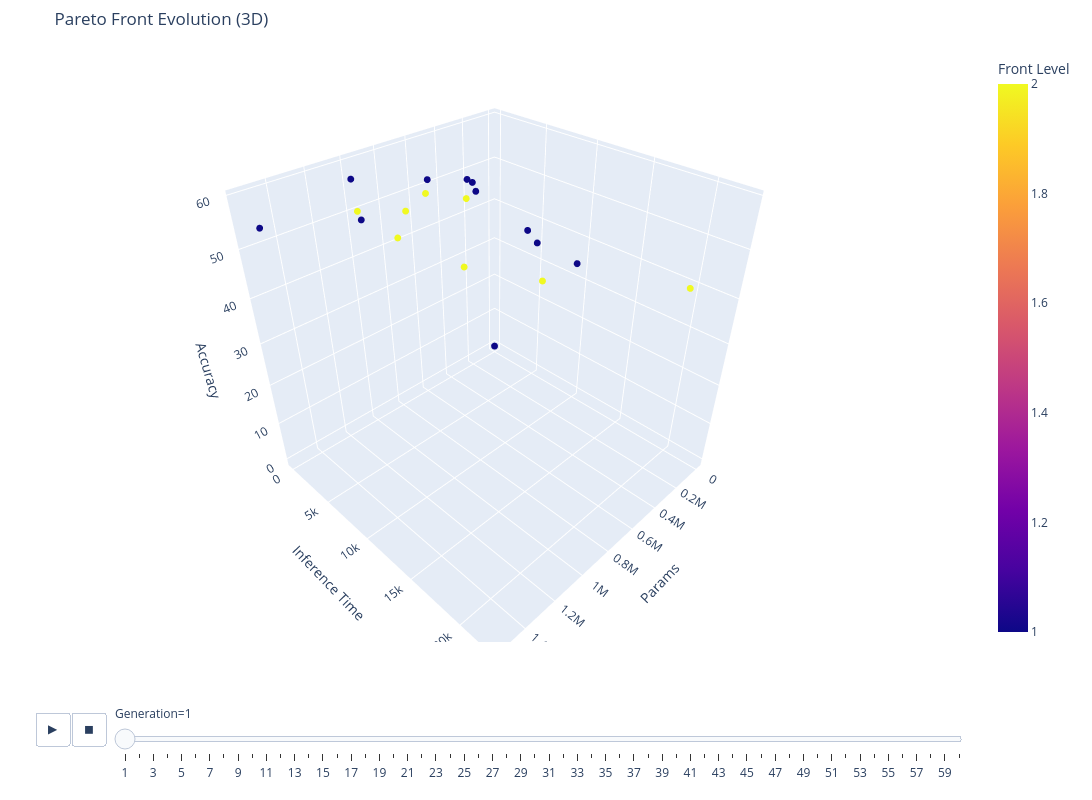

This figure's notebook cell:
### Code cell
# To show 3D animation:
plot_pareto_evolution(history, dims="3d",
                    x="params", y="inference_time", z="accuracy")

### Figure 1 — Plotly figure (JSON) as saved in the notebook; plotly's stock layout.template omitted (floating-point values rounded to 4 significant figures)
{"data": [{"hovertemplate": "Generation=1<br>Params=%{x}<br>Inference Time=%{y}<br>Accuracy=%{z}<br>Front Level=%{marker.color}<extra></extra>", "legendgroup": "", "marker": {"color": [1, 1, 1, 1, 1, 1, 1, 1, 1, 1, 1, 1, 2, 2, 2, 2, 2, 2, 2, 2], "coloraxis": "coloraxis", "size": 4, "symbol": "circle"}, "mode": "markers", "name": "", "scene": "scene", "showlegend": false, "type": "scatter3d", "x": [880800.0, 839300.0, 1069000.0, 592700.0, 1020000.0, 319200.0, 236300.0, 749600.0, 270900.0, 1545000.0, 0.0, 0.0, 1148000.0, 1102000.0, 1109000.0, 1039000.0, 628900.0, 356100.0, 330000.0, 757400.0], "y": [16330.0, 18880.0, 1848.0, 1485.0, 1473.0, 1564.0, 1274.0, 13820.0, 1424.0, 1486.0, 0.0, 0.0, 8100.0, 13480.0, 19700.0, 1524.0, 1827.0, 22460.0, 1590.0, 1674.0], "z": [57.6, 56.0, 59.0, 53.4, 50.2, 50.5, 46.7, 55.7, 49.2, 55.4, 0.0, 0.0, 54.4, 53.8, 58.1, 52.2, 51.2, 47.9, 46.4, 48.9]}], "layout": {"coloraxis": {"colorbar": {"title": {"text": "Front Level"}}, "colorscale": [[0, "#0d0887"], [0.1111, "#46039f"], [0.2222, "#7201a8"], [0.3333, "#9c179e"], [0.4444, "#bd3786"], [0.5556, "#d8576b"], [0.6667, "#ed7953"], [0.7778, "#fb9f3a"], [0.8889, "#fdca26"], [1, "#f0f921"]]}, "height": 800, "legend": {"tracegroupgap": 0}, "margin": {"b": 20, "l": 20, "r": 20, "t": 50}, "scene": {"domain": {"x": [0, 1], "y": [0, 1]}, "xaxis": {"title": {"text": "Params"}}, "yaxis": {"title": {"text": "Inference Time"}}, "zaxis": {"title": {"text": "Accuracy"}}}, "sliders": [{"active": 0, "currentvalue": {"prefix": "Generation="}, "len": 0.9, "pad": {"b": 10, "t": 60}, "steps": [{"args": [["1"], {"frame": {"duration": 0, "redraw": true}, "fromcurrent": true, "mode": "immediate", "transition": {"duration": 0, "easing": "linear"}}], "label": "1", "method": "animate"}, {"args": [["2"], {"frame": {"duration": 0, "redraw": true}, "fromcurrent": true, "mode": "immediate", "transition": {"duration": 0, "easing": "linear"}}], "label": "2", "method": "animate"}, {"args": [["3"], {"frame": {"duration": 0, "redraw": true}, "fromcurrent": true, "mode": "immediate", "transition": {"duration": 0, "easing": "linear"}}], "label": "3", "method": "animate"}, {"args": [["4"], {"frame": {"duration": 0, "redraw": true}, "fromcurrent": true, "mode": "immediate", "transition": {"duration": 0, "easing": "linear"}}], "label": "4", "method": "animate"}, {"args": [["5"], {"frame": {"duration": 0, "redraw": true}, "fromcurrent": true, "mode": "immediate", "transition": {"duration": 0, "easing": "linear"}}], "label": "5", "method": "animate"}, {"args": [["6"], {"frame": {"duration": 0, "redraw": true}, "fromcurrent": true, "mode": "immediate", "transition": {"duration": 0, "easing": "linear"}}], "label": "6", "method": "animate"}, {"args": [["7"], {"frame": {"duration": 0, "redraw": true}, "fromcurrent": true, "mode": "immediate", "transition": {"duration": 0, "easing": "linear"}}], "label": "7", "method": "animate"}, {"args": [["8"], {"frame": {"duration": 0, "redraw": true}, "fromcurrent": true, "mode": "immediate", "transition": {"duration": 0, "easing": "linear"}}], "label": "8", "method": "animate"}, {"args": [["9"], {"frame": {"duration": 0, "redraw": true}, "fromcurrent": true, "mode": "immediate", "transition": {"duration": 0, "easing": "linear"}}], "label": "9", "method": "animate"}, {"args": [["10"], {"frame": {"duration": 0, "redraw": true}, "fromcurrent": true, "mode": "immediate", "transition": {"duration": 0, "easing": "linear"}}], "label": "10", "method": "animate"}, {"args": [["11"], {"frame": {"duration": 0, "redraw": true}, "fromcurrent": true, "mode": "immediate", "transition": {"duration": 0, "easing": "linear"}}], "label": "11", "method": "animate"}, {"args": [["12"], {"frame": {"duration": 0, "redraw": true}, "fromcurrent": true, "mode": "immediate", "transition": {"duration": 0, "easing": "linear"}}], "label": "12", "method": "animate"}, {"args": [["13"], {"frame": {"duration": 0, "redraw": true}, "fromcurrent": true, "mode": "immediate", "transition": {"duration": 0, "easing": "linear"}}], "label": "13", "method": "animate"}, {"args": [["14"], {"frame": {"duration": 0, "redraw": true}, "fromcurrent": true, "mode": "immediate", "transition": {"duration": 0, "easing": "linear"}}], "label": "14", "method": "animate"}, {"args": [["15"], {"frame": {"duration": 0, "redraw": true}, "fromcurrent": true, "mode": "immediate", "transition": {"duration": 0, "easing": "linear"}}], "label": "15", "method": "animate"}, {"args": [["16"], {"frame": {"duration": 0, "redraw": true}, "fromcurrent": true, "mode": "immediate", "transition": {"duration": 0, "easing": "linear"}}], "label": "16", "method": "animate"}, {"args": [["17"], {"frame": {"duration": 0, "redraw": true}, "fromcurrent": true, "mode": "immediate", "transition": {"duration": 0, "easing": "linear"}}], "label": "17", "method": "animate"}, {"args": [["18"], {"frame": {"duration": 0, "redraw": true}, "fromcurrent": true, "mode": "immediate", "transition": {"duration": 0, "easing": "linear"}}], "label": "18", "method": "animate"}, {"args": [["19"], {"frame": {"duration": 0, "redraw": true}, "fromcurrent": true, "mode": "immediate", "transition": {"duration": 0, "easing": "linear"}}], "label": "19", "method": "animate"}, {"args": [["20"], {"frame": {"duration": 0, "redraw": true}, "fromcurrent": true, "mode": "immediate", "transition": {"duration": 0, "easing": "linear"}}], "label": "20", "method": "animate"}, {"args": [["21"], {"frame": {"duration": 0, "redraw": true}, "fromcurrent": true, "mode": "immediate", "transition": {"duration": 0, "easing": "linear"}}], "label": "21", "method": "animate"}, {"args": [["22"], {"frame": {"duration": 0, "redraw": true}, "fromcurrent": true, "mode": "immediate", "transition": {"duration": 0, "easing": "linear"}}], "label": "22", "method": "animate"}, {"args": [["23"], {"frame": {"duration": 0, "redraw": true}, "fromcurrent": true, "mode": "immediate", "transition": {"duration": 0, "easing": "linear"}}], "label": "23", "method": "animate"}, {"args": [["24"], {"frame": {"duration": 0, "redraw": true}, "fromcurrent": true, "mode": "immediate", "transition": {"duration": 0, "easing": "linear"}}], "label": "24", "method": "animate"}, {"args": [["25"], {"frame": {"duration": 0, "redraw": true}, "fromcurrent": true, "mode": "immediate", "transition": {"duration": 0, "easing": "linear"}}], "label": "25", "method": "animate"}, {"args": [["26"], {"frame": {"duration": 0, "redraw": true}, "fromcurrent": true, "mode": "immediate", "transition": {"duration": 0, "easing": "linear"}}], "label": "26", "method": "animate"}, {"args": [["27"], {"frame": {"duration": 0, "redraw": true}, "fromcurrent": true, "mode": "immediate", "transition": {"duration": 0, "easing": "linear"}}], "label": "27", "method": "animate"}, {"args": [["28"], {"frame": {"duration": 0, "redraw": true}, "fromcurrent": true, "mode": "immediate", "transition": {"duration": 0, "easing": "linear"}}], "label": "28", "method": "animate"}, {"args": [["29"], {"frame": {"duration": 0, "redraw": true}, "fromcurrent": true, "mode": "immediate", "transition": {"duration": 0, "easing": "linear"}}], "label": "29", "method": "animate"}, {"args": [["30"], {"frame": {"duration": 0, "redraw": true}, "fromcurrent": true, "mode": "immediate", "transition": {"duration": 0, "easing": "linear"}}], "label": "30", "method": "animate"}, {"args": [["31"], {"frame": {"duration": 0, "redraw": true}, "fromcurrent": true, "mode": "immediate", "transition": {"duration": 0, "easing": "linear"}}], "label": "31", "method": "animate"}, {"args": [["32"], {"frame": {"duration": 0, "redraw": true}, "fromcurrent": true, "mode": "immediate", "transition": {"duration": 0, "easing": "linear"}}], "label": "32", "method": "animate"}, {"args": [["33"], {"frame": {"duration": 0, "redraw": true}, "fromcurrent": true, "mode": "immediate", "transition": {"duration": 0, "easing": "linear"}}], "label": "33", "method": "animate"}, {"args": [["34"], {"frame": {"duration": 0, "redraw": true}, "fromcurrent": true, "mode": "immediate", "transition": {"duration": 0, "easing": "linear"}}], "label": "34", "method": "animate"}, {"args": [["35"], {"frame": {"duration": 0, "redraw": true}, "fromcurrent": true, "mode": "immediate", "transition": {"duration": 0, "easing": "linear"}}], "label": "35", "method": "animate"}, {"args": [["36"], {"frame": {"duration": 0, "redraw": true}, "fromcurrent": true, "mode": "immediate", "transition": {"duration": 0, "easing": "linear"}}], "label": "36", "method": "animate"}, {"args": [["37"], {"frame": {"duration": 0, "redraw": true}, "fromcurrent": true, "mode": "immediate", "transition": {"duration": 0, "easing": "linear"}}], "label": "37", "method": "animate"}, {"args": [["38"], {"frame": {"duration": 0, "redraw": true}, "fromcurrent": true, "mode": "immediate", "transition": {"duration": 0, "easing": "linear"}}], "label": "38", "method": "animate"}, {"args": [["39"], {"frame": {"duration": 0, "redraw": true}, "fromcurrent": true, "mode": "immediate", "transition": {"duration": 0, "easing": "linear"}}], "label": "39", "method": "animate"}, {"args": [["40"], {"frame": {"duration": 0, "redraw": true}, "fromcurrent": true, "mode": "immediate", "transition": {"duration": 0, "easing": "linear"}}], "label": "40", "method": "animate"}, {"args": [["41"], {"frame": {"duration": 0, "redraw": true}, "fromcurrent": true, "mode": "immediate", "transition": {"duration": 0, "easing": "linear"}}], "label": "41", "method": "animate"}, {"args": [["42"], {"frame": {"duration": 0, "redraw": true}, "fromcurrent": true, "mode": "immediate", "transition": {"duration": 0, "easing": "linear"}}], "label": "42", "method": "animate"}, {"args": [["43"], {"frame": {"duration": 0, "redraw": true}, "fromcurrent": true, "mode": "immediate", "transition": {"duration": 0, "easing": "linear"}}], "label": "43", "method": "animate"}, {"args": [["44"], {"frame": {"duration": 0, "redraw": true}, "fromcurrent": true, "mode": "immediate", "transition": {"duration": 0, "easing": "linear"}}], "label": "44", "method": "animate"}, {"args": [["45"], {"frame": {"duration": 0, "redraw": true}, "fromcurrent": true, "mode": "immediate", "transition": {"duration": 0, "easing": "linear"}}], "label": "45", "method": "animate"}, {"args": [["46"], {"frame": {"duration": 0, "redraw": true}, "fromcurrent": true, "mode": "immediate", "transition": {"duration": 0, "easing": "linear"}}], "label": "46", "method": "animate"}, {"args": [["47"], {"frame": {"duration": 0, "redraw": true}, "fromcurrent": true, "mode": "immediate", "transition": {"duration": 0, "easing": "linear"}}], "label": "47", "method": "animate"}, {"args": [["48"], {"frame": {"duration": 0, "redraw": true}, "fromcurrent": true, "mode": "immediate", "transition": {"duration": 0, "easing": "linear"}}], "label": "48", "method": "animate"}, {"args": [["49"], {"frame": {"duration": 0, "redraw": true}, "fromcurrent": true, "mode": "immediate", "transition": {"duration": 0, "easing": "linear"}}], "label": "49", "method": "animate"}, {"args": [["50"], {"frame": {"duration": 0, "redraw": true}, "fromcurrent": true, "mode": "immediate", "transition": {"duration": 0, "easing": "linear"}}], "label": "50", "method": "animate"}, {"args": [["51"], {"frame": {"duration": 0, "redraw": true}, "fromcurrent": true, "mode": "immediate", "transition": {"duration": 0, "easing": "linear"}}], "label": "51", "method": "animate"}, {"args": [["52"], {"frame": {"duration": 0, "redraw": true}, "fromcurrent": true, "mode": "immediate", "transition": {"duration": 0, "easing": "linear"}}], "label": "52", "method": "animate"}, {"args": [["53"], {"frame": {"duration": 0, "redraw": true}, "fromcurrent": true, "mode": "immediate", "transition": {"duration": 0, "easing": "linear"}}], "label": "53", "method": "animate"}, {"args": [["54"], {"frame": {"duration": 0, "redraw": true}, "fromcurrent": true, "mode": "immediate", "transition": {"duration": 0, "easing": "linear"}}], "label": "54", "method": "animate"}, {"args": [["55"], {"frame": {"duration": 0, "redraw": true}, "fromcurrent": true, "mode": "immediate", "transition": {"duration": 0, "easing": "linear"}}], "label": "55", "method": "animate"}, {"args": [["56"], {"frame": {"duration": 0, "redraw": true}, "fromcurrent": true, "mode": "immediate", "transition": {"duration": 0, "easing": "linear"}}], "label": "56", "method": "animate"}, {"args": [["57"], {"frame": {"duration": 0, "redraw": true}, "fromcurrent": true, "mode": "immediate", "transition": {"duration": 0, "easing": "linear"}}], "label": "57", "method": "animate"}, {"args": [["58"], {"frame": {"duration": 0, "redraw": true}, "fromcurrent": true, "mode": "immediate", "transition": {"duration": 0, "easing": "linear"}}], "label": "58", "method": "animate"}, {"args": [["59"], {"frame": {"duration": 0, "redraw": true}, "fromcurrent": true, "mode": "immediate", "transition": {"duration": 0, "easing": "linear"}}], "label": "59", "method": "animate"}, {"args": [["60"], {"frame": {"duration": 0, "redraw": true}, "fromcurrent": true, "mode": "immediate", "transition": {"duration": 0, "easing": "linear"}}], "label": "60", "method": "animate"}], "x": 0.1, "xanchor": "left", "y": 0, "yanchor": "top"}], "title": {"text": "Pareto Front Evolution (3D)"}, "updatemenus": [{"buttons": [{"args": [null, {"frame": {"duration": 500, "redraw": true}, "fromcurrent": true, "mode": "immediate", "transition": {"duration": 500, "easing": "linear"}}], "label": "&#9654;", "method": "animate"}, {"args": [[null], {"frame": {"duration": 0, "redraw": true}, "fromcurrent": true, "mode": "immediate", "transition": {"duration": 0, "easing": "linear"}}], "label": "&#9724;", "method": "animate"}], "direction": "left", "pad": {"r": 10, "t": 70}, "showactive": false, "type": "buttons", "x": 0.1, "xanchor": "right", "y": 0, "yanchor": "top"}], "width": 1200}}
